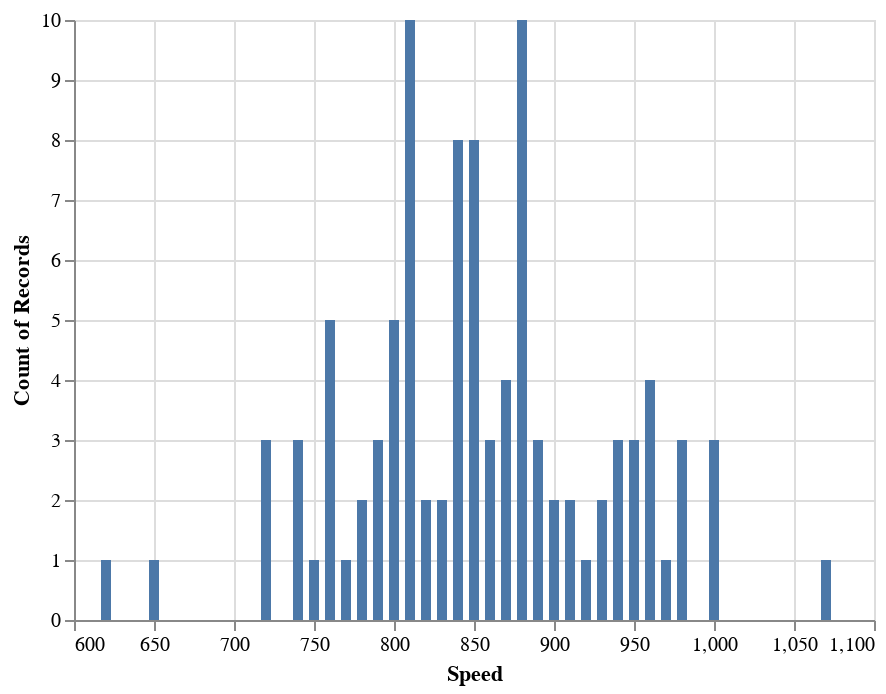

Notebook cell for this chart:
### Code cell
glue('morley_hist', morley_hist, display=True)

### Figure 1 — Vega-Lite specification as saved in the notebook (floating-point values rounded to 4 significant figures)
{"config": {"view": {"continuousWidth": 400, "continuousHeight": 300}}, "data": {"name": "data-9505d6e8ffc0fbd66f1f70f18ab69d65"}, "mark": "bar", "encoding": {"x": {"field": "Speed", "type": "quantitative"}, "y": {"aggregate": "count", "type": "quantitative"}}, "$schema": "https://vega.github.io/schema/vega-lite/v4.17.0.json", "datasets": {"data-9505d6e8ffc0fbd66f1f70f18ab69d65": [{"Expt": 1, "Run": 1, "Speed": 850}, {"Expt": 1, "Run": 2, "Speed": 740}, {"Expt": 1, "Run": 3, "Speed": 900}, {"Expt": 1, "Run": 4, "Speed": 1070}, {"Expt": 1, "Run": 5, "Speed": 930}, {"Expt": 1, "Run": 6, "Speed": 850}, {"Expt": 1, "Run": 7, "Speed": 950}, {"Expt": 1, "Run": 8, "Speed": 980}, {"Expt": 1, "Run": 9, "Speed": 980}, {"Expt": 1, "Run": 10, "Speed": 880}, {"Expt": 1, "Run": 11, "Speed": 1000}, {"Expt": 1, "Run": 12, "Speed": 980}, {"Expt": 1, "Run": 13, "Speed": 930}, {"Expt": 1, "Run": 14, "Speed": 650}, {"Expt": 1, "Run": 15, "Speed": 760}, {"Expt": 1, "Run": 16, "Speed": 810}, {"Expt": 1, "Run": 17, "Speed": 1000}, {"Expt": 1, "Run": 18, "Speed": 1000}, {"Expt": 1, "Run": 19, "Speed": 960}, {"Expt": 1, "Run": 20, "Speed": 960}, {"Expt": 2, "Run": 1, "Speed": 960}, {"Expt": 2, "Run": 2, "Speed": 940}, {"Expt": 2, "Run": 3, "Speed": 960}, {"Expt": 2, "Run": 4, "Speed": 940}, {"Expt": 2, "Run": 5, "Speed": 880}, {"Expt": 2, "Run": 6, "Speed": 800}, {"Expt": 2, "Run": 7, "Speed": 850}, {"Expt": 2, "Run": 8, "Speed": 880}, {"Expt": 2, "Run": 9, "Speed": 900}, {"Expt": 2, "Run": 10, "Speed": 840}, {"Expt": 2, "Run": 11, "Speed": 830}, {"Expt": 2, "Run": 12, "Speed": 790}, {"Expt": 2, "Run": 13, "Speed": 810}, {"Expt": 2, "Run": 14, "Speed": 880}, {"Expt": 2, "Run": 15, "Speed": 880}, {"Expt": 2, "Run": 16, "Speed": 830}, {"Expt": 2, "Run": 17, "Speed": 800}, {"Expt": 2, "Run": 18, "Speed": 790}, {"Expt": 2, "Run": 19, "Speed": 760}, {"Expt": 2, "Run": 20, "Speed": 800}, {"Expt": 3, "Run": 1, "Speed": 880}, {"Expt": 3, "Run": 2, "Speed": 880}, {"Expt": 3, "Run": 3, "Speed": 880}, {"Expt": 3, "Run": 4, "Speed": 860}, {"Expt": 3, "Run": 5, "Speed": 720}, {"Expt": 3, "Run": 6, "Speed": 720}, {"Expt": 3, "Run": 7, "Speed": 620}, {"Expt": 3, "Run": 8, "Speed": 860}, {"Expt": 3, "Run": 9, "Speed": 970}, {"Expt": 3, "Run": 10, "Speed": 950}, {"Expt": 3, "Run": 11, "Speed": 880}, {"Expt": 3, "Run": 12, "Speed": 910}, {"Expt": 3, "Run": 13, "Speed": 850}, {"Expt": 3, "Run": 14, "Speed": 870}, {"Expt": 3, "Run": 15, "Speed": 840}, {"Expt": 3, "Run": 16, "Speed": 840}, {"Expt": 3, "Run": 17, "Speed": 850}, {"Expt": 3, "Run": 18, "Speed": 840}, {"Expt": 3, "Run": 19, "Speed": 840}, {"Expt": 3, "Run": 20, "Speed": 840}, {"Expt": 4, "Run": 1, "Speed": 890}, {"Expt": 4, "Run": 2, "Speed": 810}, {"Expt": 4, "Run": 3, "Speed": 810}, {"Expt": 4, "Run": 4, "Speed": 820}, {"Expt": 4, "Run": 5, "Speed": 800}, {"Expt": 4, "Run": 6, "Speed": 770}, {"Expt": 4, "Run": 7, "Speed": 760}, {"Expt": 4, "Run": 8, "Speed": 740}, {"Expt": 4, "Run": 9, "Speed": 750}, {"Expt": 4, "Run": 10, "Speed": 760}, {"Expt": 4, "Run": 11, "Speed": 910}, {"Expt": 4, "Run": 12, "Speed": 920}, {"Expt": 4, "Run": 13, "Speed": 890}, {"Expt": 4, "Run": 14, "Speed": 860}, {"Expt": 4, "Run": 15, "Speed": 880}, {"Expt": 4, "Run": 16, "Speed": 720}, {"Expt": 4, "Run": 17, "Speed": 840}, {"Expt": 4, "Run": 18, "Speed": 850}, {"Expt": 4, "Run": 19, "Speed": 850}, {"Expt": 4, "Run": 20, "Speed": 780}, {"Expt": 5, "Run": 1, "Speed": 890}, {"Expt": 5, "Run": 2, "Speed": 840}, {"Expt": 5, "Run": 3, "Speed": 780}, {"Expt": 5, "Run": 4, "Speed": 810}, {"Expt": 5, "Run": 5, "Speed": 760}, {"Expt": 5, "Run": 6, "Speed": 810}, {"Expt": 5, "Run": 7, "Speed": 790}, {"Expt": 5, "Run": 8, "Speed": 810}, {"Expt": 5, "Run": 9, "Speed": 820}, {"Expt": 5, "Run": 10, "Speed": 850}, {"Expt": 5, "Run": 11, "Speed": 870}, {"Expt": 5, "Run": 12, "Speed": 870}, {"Expt": 5, "Run": 13, "Speed": 810}, {"Expt": 5, "Run": 14, "Speed": 740}, {"Expt": 5, "Run": 15, "Speed": 810}, {"Expt": 5, "Run": 16, "Speed": 940}, {"Expt": 5, "Run": 17, "Speed": 950}, {"Expt": 5, "Run": 18, "Speed": 800}, {"Expt": 5, "Run": 19, "Speed": 810}, {"Expt": 5, "Run": 20, "Speed": 870}]}}
